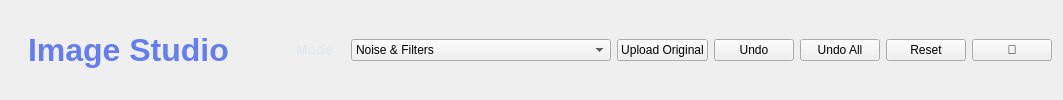
     <widget class="QFrame" name="topBar">
      <layout class="QHBoxLayout" name="horizontalLayout">
       <item>
        <widget class="QLabel" name="titleLabel">
         <property name="styleSheet">
          <string notr="true">font-size: 32px; 
font-weight: bold;
color: #667eea;
padding: 8px;</string>
         </property>
         <property name="text">
          <string>Image Studio</string>
         </property>
        </widget>
       </item>
       <item>
        <spacer name="horizontalSpacer">
         <property name="orientation">
          <enum>Qt::Horizontal</enum>
         </property>
         <property name="sizeHint" stdset="0">
          <size>
           <width>40</width>
           <height>20</height>
          </size>
         </property>
        </spacer>
       </item>
       <item>
        <widget class="QLabel" name="modeLabel">
         <property name="styleSheet">
          <string notr="true">font-size: 14px; 
font-weight: 600;
color: #e4e8f0;
padding-right: 8px;</string>
         </property>
         <property name="text">
          <string>Mode</string>
         </property>
        </widget>
       </item>
       <item>
        <widget class="QComboBox" name="modeCombo">
         <property name="minimumSize">
          <size>
           <width>260</width>
           <height>0</height>
          </size>
         </property>
         <item>
          <property name="text">
           <string>Noise &amp; Filters</string>
          </property>
         </item>
         <item>
          <property name="text">
           <string>Edge Detection</string>
          </property>
         </item>
         <item>
          <property name="text">
           <string>Histogram &amp; Normalize</string>
          </property>
         </item>
         <item>
          <property name="text">
           <string>Frequency Domain &amp; Hybrid</string>
          </property>
         </item>
        </widget>
       </item>
       <item>
        <widget class="QPushButton" name="btnUploadOriginal">
         <property name="text">
          <string>Upload Original</string>
         </property>
        </widget>
       </item>
       <item>
        <widget class="QPushButton" name="btnUndo">
         <property name="text">
          <string>Undo</string>
         </property>
        </widget>
       </item>
       <item>
        <widget class="QPushButton" name="btnUndoAll">
         <property name="text">
          <string>Undo All</string>
         </property>
        </widget>
       </item>
       <item>
        <widget class="QPushButton" name="btnReset">
         <property name="text">
          <string>Reset</string>
         </property>
        </widget>
       </item>
       <item>
        <widget class="QPushButton" name="btnSave">
         <property name="text">
          <string>💾</string>
         </property>
         <property name="toolTip">
          <string>Save Output Image</string>
         </property>
        </widget>
       </item>
      </layout>
     </widget>
